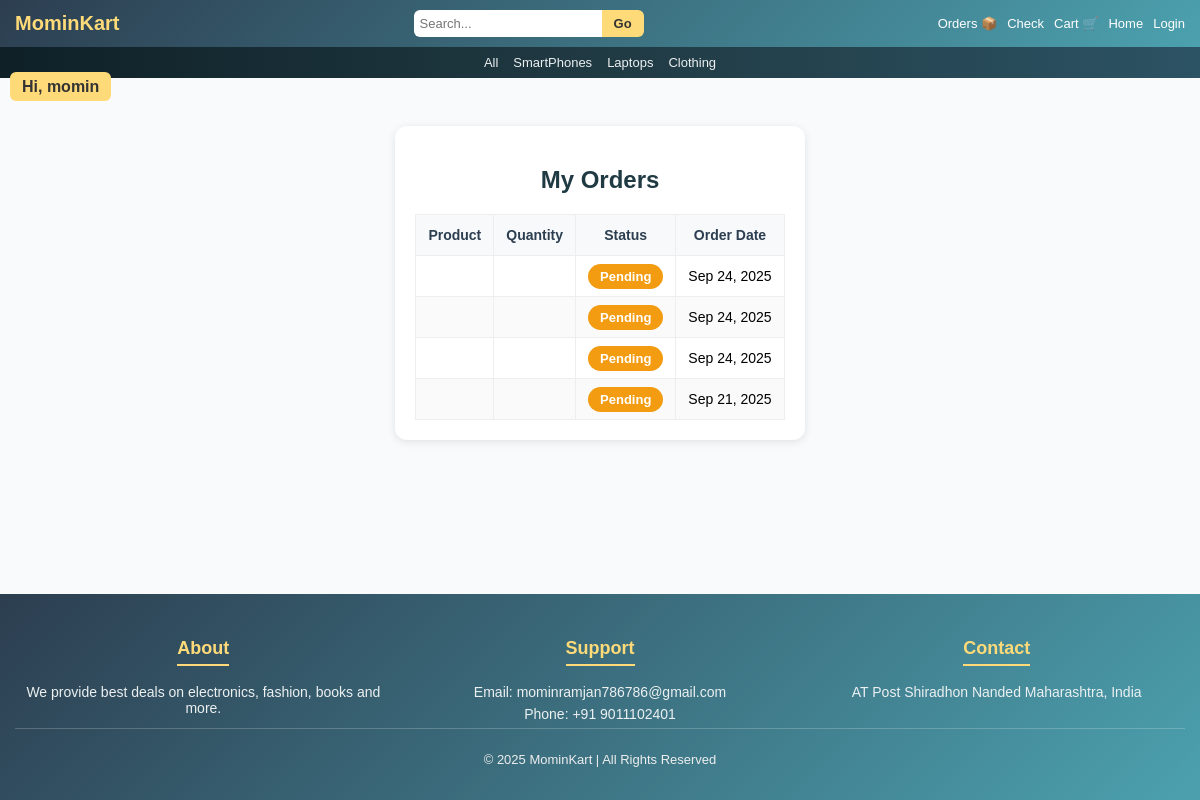
Screenshot of /orders/ (signed in) with the database file from the repository.
### MominKart/models.py (models this page shows, shortened)
class Order(models.Model):
    name = models.CharField(max_length=200)            # customer name
    email = models.EmailField()
    phone = models.CharField(max_length=20, blank=True)
    address = models.TextField(blank=True)
    total = models.DecimalField(max_digits=10, decimal_places=2)
    status = models.CharField(max_length=20, choices=[
                                                ('Pending', 'Pending'),
                                                ('Approved', 'Approved'),
                                                ('Shipped', 'Shipped'),
                                                 ('Delivered', 'Delivered')], default="Pending")
    created_at = models.DateTimeField(auto_now_add=True)

### MominKart/views.py (the view)
# urls.py: path("orders/", views.my_orders, name="my_orders"),
@login_required
def my_orders(request):
    orders = Order.objects.filter(email=request.user.email).order_by("-created_at")
    return render(request, "order.html", {"orders": orders})

### templates/order.html (shortened to what this page needs)
{% extends 'base.html' %}
{% block content %}
<div class="order-container">
    <h2>My Orders</h2>
    {% if orders %}
    <table class="orders-table">
        <thead>
            <tr>
                <th>Product</th>
                <th>Quantity</th>
                <th>Status</th>
                <th>Order Date</th>
            </tr>
        </thead>
        <tbody>
            {% for order in orders %}
            <tr>
                <td>{{ order.product.name }}</td>
                <td>{{ order.quantity }}</td>
                <td>
                    {% if order.status == "Pending" %}
                        <span class="status-badge status-pending">{{ order.status }}</span>
                    {% elif order.status == "Completed" %}
                        <span class="status-badge status-completed">{{ order.status }}</span>
                    {% elif order.status == "Cancelled" %}
                        <span class="status-badge status-cancelled">{{ order.status }}</span>
                    {% else %}
                        {{ order.status }}
                    {% endif %}
                </td>
                <td>{{ order.created_at|date:"M d, Y" }}</td>
            </tr>
            {% endfor %}
        </tbody>
    </table>
    {% else %}
    <p class="no-orders">You don’t have any orders yet.</p>
    {% endif %}
</div>
{% endblock %}

### templates/header.html (shortened to what this page needs)
<!DOCTYPE html>
<html lang="en">
<head>
  <link rel="stylesheet" href="/static/css/main.css">
  <link rel="stylesheet" href="/static/css/cart.css">
  <link rel="stylesheet" href="/static/css/order.css">
  <link rel="stylesheet" href="/static/css/checkout.css">
  <link rel="stylesheet" href="/static/css/login.css">
  <link rel="stylesheet" href="/static/css/register.css">
  <link rel="stylesheet" href="/static/css/laptop.css">
  </head>
<body>
  <header>
    <div class="navbar">
      <div class="logo">MominKart</div>
      <form method="GET" action="{% url 'homepage' %}">
     <div class="search-box">
    <input type="text" name="q" placeholder="Search..." value="{{ request.GET.q }}"><button type="submit">Go</button>
</div></form>
      <div class="menu">
    <a href="{% url 'my_orders' %}">Orders 📦</a>
    <a href="{% url 'checkout' %}">Check</a>
    <a href="{% url 'view_cart' %}">Cart 🛒</a>
    <a href="{% url 'homepage' %}">Home</a>
    <a href="{% url 'login' %}">Login</a>
</div>
    </div>
    <div class="sub-navbar">
      <a href="/">All</a>
      <a href="{% url 'Mobile' %}">SmartPhones</a>
      <a href="{% url 'laptop' %}">Laptops</a>
      <a href="{% url 'clothing' %}">Clothing</a>
    </div>
{% if user.is_authenticated %}
        <div class="profile-dropdown">
          <span>Hi, {{ user.username }}</span>
        </div>
      {% else %}
      <span class="login"> <a href="{% url 'login' %}">Login</a><span>
      {% endif %}
  </header>

### static/css/main.css (style rules this page uses)
.profile-dropdown { position: relative; display: inline-block; margin-left: 10px; color: #fff; cursor: pointer; }
.profile-dropdown span { padding: 6px 12px; background: #ffda79; border-radius: 6px; font-weight: bold; color: #333; }
body { margin: 0; font-family: "Poppins", sans-serif; background-color: #f9fafc; display: flex; flex-direction: column; min-height: 100vh; }
.navbar { display: flex; justify-content: space-between; align-items: center; padding: 10px 15px; background: linear-gradient(135deg, #2c3e50, #4ca1af); color: white; flex-wrap: nowrap; overflow-x: auto; }
.navbar .logo { font-size: 20px; font-weight: bold; color: #ffda79; white-space: nowrap; }
.search-box { display: flex; flex: 1; max-width: 400px; margin: 0 10px; }
.search-box input { width: 100%; padding: 6px; border: none; border-radius: 6px 0 0 6px; font-size: 13px; outline: none; }
.search-box button { padding: 6px 12px; border: none; background: #ffda79; color: #333; border-radius: 0 6px 6px 0; cursor: pointer; font-size: 13px; font-weight: bold; }
.navbar .menu { display: flex; gap: 10px; white-space: nowrap; }
.navbar .menu a { text-decoration: none; color: white; font-size: 13px; }
.sub-navbar { display: flex; justify-content: center; gap: 15px; padding: 8px; background: linear-gradient(90deg, #0f2027, #203a43, #2c5364); overflow-x: auto; }
.sub-navbar a { color: #ecf0f1; text-decoration: none; font-size: 13px; white-space: nowrap; }
a { color: #dcdde1; }

### static/css/order.css (style rules this page uses)
.order-container { max-width: 900px; margin: 30px auto; padding: 20px; background: #fff; border-radius: 12px; box-shadow: 0 2px 8px rgba(0,0,0,0.1); }
.order-container h2 { text-align: center; margin-bottom: 20px; font-size: 24px; color: #203a43; }
.orders-table { width: 100%; border-collapse: collapse; margin-top: 15px; }
.orders-table th, .orders-table td { border: 1px solid #eee; padding: 12px; text-align: center; font-size: 14px; }
.orders-table th { background: #f7f9fa; color: #2c3e50; font-weight: 600; }
.orders-table tr:nth-child(even) { background: #fafafa; }
.status-badge { padding: 5px 12px; border-radius: 20px; font-size: 13px; font-weight: bold; color: #fff; text-transform: capitalize; }
.status-pending { background: #f39c12; }

### rows the page displays
Order: status "Pending", created_at "Sep 24, 2025"
Order: status "Pending", created_at "Sep 24, 2025"
Order: status "Pending", created_at "Sep 24, 2025"
Order: status "Pending", created_at "Sep 21, 2025"

### other values shown
{{ user.username }} "momin"
